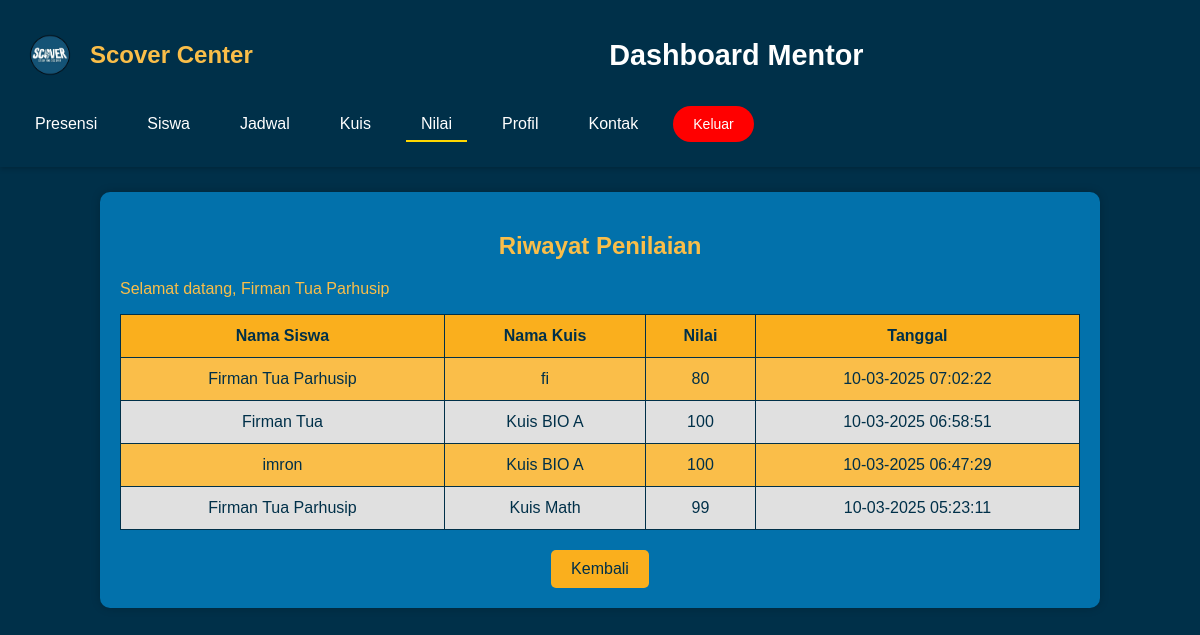
/SCOVER1/input_nilai.php (signed in), run on the app's committed database.
### tables this page shows
CREATE TABLE `mentor` (
  `pengajar_id` int(11) NOT NULL,
  `full_name` varchar(50) NOT NULL,
  `email` varchar(50) NOT NULL,
  `password` varchar(255) NOT NULL,
  `mapel` varchar(20) NOT NULL,
  `nohp` varchar(255) NOT NULL,
  `gambar` varchar(255) NOT NULL,
  `alamat` varchar(100) NOT NULL,
  `ttl` date NOT NULL,
  `created_at` timestamp NOT NULL DEFAULT current_timestamp() ON UPDATE current_timestamp()
);

CREATE TABLE `nilai_siswa` (
  `id` int(11) NOT NULL,
  `pengajar_id` int(11) DEFAULT NULL,
  `siswa_id` int(11) DEFAULT NULL,
  `nama_kuis` varchar(255) DEFAULT NULL,
  `nilai` int(11) DEFAULT NULL,
  `waktu` timestamp NOT NULL DEFAULT current_timestamp()
);

CREATE TABLE `siswa` (
  `siswa_id` int(11) NOT NULL,
  `full_name` varchar(50) NOT NULL,
  `email` varchar(30) NOT NULL,
  `sekolah` varchar(255) NOT NULL,
  `kelas` varchar(20) NOT NULL,
  `password` varchar(255) NOT NULL,
  `ttl` date NOT NULL,
  `alamat` varchar(255) NOT NULL,
  `nohp` varchar(50) NOT NULL,
  `gambar` varchar(255) NOT NULL,
  `created_at` timestamp NOT NULL DEFAULT current_timestamp() ON UPDATE current_timestamp()
);

### SCOVER1/input_nilai.php (the view, shortened to what this page needs)
<?php
include 'koneksi.php';
$user_email = $_SESSION['user_email'];
$query = "SELECT pengajar_id, full_name FROM mentor WHERE email = ?";
$stmt = $conn->prepare($query);
$stmt->bind_param("s", $user_email);
$stmt->execute();
$result = $stmt->get_result();
$pengajar = $result->fetch_assoc();
$pengajar_id   = $pengajar['pengajar_id'];
$pengajar_name = $pengajar['full_name'];
$query = "SELECT n.nilai, n.nama_kuis, n.waktu, s.full_name AS siswa_name
          FROM nilai_siswa n
          JOIN siswa s ON n.siswa_id = s.siswa_id
          WHERE n.pengajar_id = ?
          ORDER BY n.waktu DESC";
$stmt = $conn->prepare($query);
$stmt->bind_param("i", $pengajar_id);
$stmt->execute();
$result = $stmt->get_result();
?>
<!DOCTYPE html>
<html lang="id">
<head>
    <link rel="stylesheet" href="css/home.css">
    <link rel="stylesheet" href="css/navbar.css">
</head>
<body>
<nav class="navbar">
        <div class="logo">
            <img src="images/foto4.png" alt="Logo">
            <span class="logo-text">Scover Center</span>
        </div>
        <h1 class="title">Dashboard Mentor</h1>
    <ul class="nav-links">
        <li><a href="home_mentor.php">Presensi</a></li>
        <li><a href="siswa.php">Siswa</a></li>
        <li><a href="jadwal.php">Jadwal</a></li>
        <li><a href="kuis.php">Kuis</a></li>
        <li><a href="nilai.php" class="active">Nilai</a></li>
        <li><a href="profile_mentor.php">Profil</a></li>
        <li><a href="kontak_mentor.php">Kontak</a></li>
        <li><button class="logout-btn" onclick="confirmLogout()">Keluar</button></li>
    </ul>
    </nav>
<div class="container">
    <h2>Riwayat Penilaian</h2>
    <p>Selamat datang, <?php echo htmlspecialchars($pengajar_name); ?></p>
    <table>
        <thead>
            <tr>
                <th>Nama Siswa</th>
                <th>Nama Kuis</th>
                <th>Nilai</th>
                <th>Tanggal</th>
            </tr>
        </thead>
        <tbody>
            <?php if($result->num_rows > 0): ?>
                <?php while($row = $result->fetch_assoc()):
                    $tanggal = date("d-m-Y H:i:s", strtotime($row['waktu']));
                ?>
                    <tr>
                        <td><?php echo htmlspecialchars($row['siswa_name']); ?></td>
                        <td><?php echo htmlspecialchars($row['nama_kuis']); ?></td>
                        <td><?php echo htmlspecialchars($row['nilai']); ?></td>
                        <td><?php echo $tanggal; ?></td>
                    </tr>
                <?php endwhile; ?>
            <?php else: ?>
                <tr>
                    <td colspan="4">Belum ada riwayat penilaian yang tersedia.</td>
                </tr>
            <?php endif; ?>
        </tbody>
    </table>
    <div style="text-align: center;">
        <a href="home_mentor.php" class="back-button">Kembali</a>
    </div>
</div>
</body>
</html>

### SCOVER1/css/home.css (style rules this page uses)
body { display: flex; flex-direction: column; align-items: center; justify-content: center; min-height: 100vh; margin: 0; padding: 0; background-color: #003049; font-family: Arial, sans-serif; color: white; }

### SCOVER1/css/navbar.css (style rules this page uses)
.navbar { display: flex; justify-content: space-between; align-items: center; flex-wrap: wrap; background-color: #003049; color: white; width: 100%; padding: 15px 20px; position: fixed; top: 0; left: 0; z-index: 1000; box-shadow: 0 2px 5px rgba(0, 0, 0, 0.2); }
.navbar .logo { display: flex; align-items: center; gap: 10px; }
.navbar .logo img { width: 60px; height: auto; }
.navbar .logo-text { font-size: 1.5em; font-weight: bold; color: #fabe49; white-space: nowrap; }
.navbar .title { font-size: 1.8em; font-weight: bold; color: white; text-align: center; flex-grow: 1; white-space: nowrap; }
.navbar .nav-links { display: flex; flex-direction: row; justify-content: center; align-items: center; gap: 20px; list-style: none; margin: 0; padding: 0; }
.navbar .nav-links a { position: relative; text-decoration: none; color: white; font-size: 16px; padding: 10px 15px; transition: all 0.3s ease; }
.navbar .nav-links a::after { content: ""; position: absolute; bottom: 0; left: 0; width: 0; height: 2px; background-color: #ffd700; transition: width 0.3s ease; }
.navbar .nav-links a:hover::after, .navbar .nav-links a.active::after { width: 100%; }
.navbar .logout-btn { background-color: red; border: none; padding: 10px 20px; border-radius: 20px; font-size: 14px; color: white; cursor: pointer; display: flex; align-items: center; justify-content: center; height: auto; transition: background-color 0.3s ease, transform 0.2s ease; margin: 0 10px 0 0; white-space: nowrap; }
.navbar .nav-links li { margin: 10px 0; text-align: center; font-size: 16px; }

### SCOVER1/input_nilai.php (style rules this page uses)
body { font-family: Arial, sans-serif; background-color: #003049; color: #fabe49; margin: 0; padding: 0; }
.container { width: 80%; margin: 20px auto; background-color: #0271ab; padding: 20px; border-radius: 10px; box-shadow: 0 0 10px rgba(0,0,0,0.2); }
h2 { text-align: center; margin-bottom: 20px; }
table { width: 100%; border-collapse: collapse; background-color: #fabe49; color: #003049; }
th, td { padding: 12px; border: 1px solid #003049; text-align: center; }
th { background-color: #faaf1d; }
tr:nth-child(even) { background-color: #e0e0e0; }
.back-button { display: inline-block; background-color: #faaf1d; color: #003049; padding: 10px 20px; text-decoration: none; border-radius: 5px; margin-top: 20px; transition: background-color 0.3s; }

### data on the page
mentor: full_name "Firman Tua Parhusip"
nilai_siswa: siswa.full_name "Firman Tua Parhusip", nama_kuis "fi", nilai "80", waktu "10-03-2025 07:02:22"
nilai_siswa: siswa.full_name "Firman Tua", nama_kuis "Kuis BIO A", nilai "100", waktu "10-03-2025 06:58:51"
nilai_siswa: siswa.full_name "imron", nama_kuis "Kuis BIO A", nilai "100", waktu "10-03-2025 06:47:29"
nilai_siswa: siswa.full_name "Firman Tua Parhusip", nama_kuis "Kuis Math", nilai "99", waktu "10-03-2025 05:23:11"
